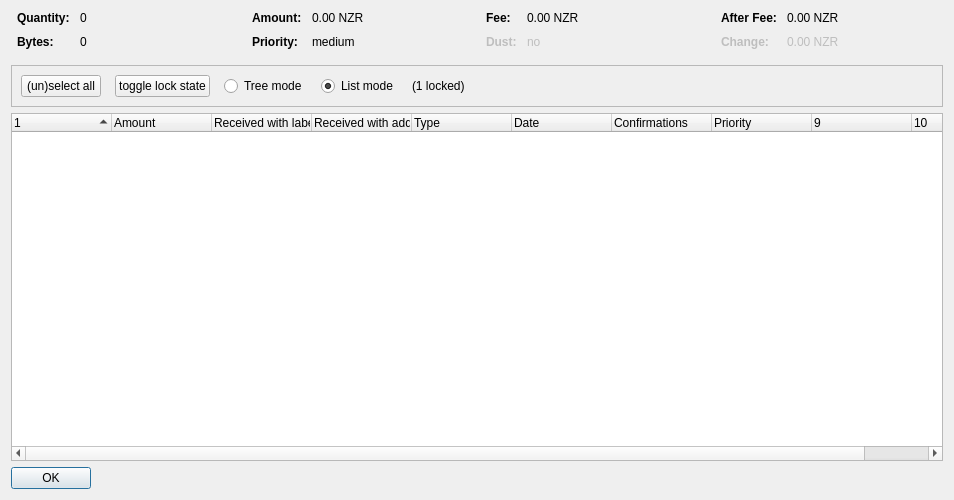
<?xml version="1.0" encoding="UTF-8"?>
<ui version="4.0">
 <class>CoinControlDialog</class>
 <widget class="QDialog" name="CoinControlDialog">
  <property name="geometry">
   <rect>
    <x>0</x>
    <y>0</y>
    <width>954</width>
    <height>500</height>
   </rect>
  </property>
  <property name="windowTitle">
   <string>Coin Selection</string>
  </property>
  <layout class="QVBoxLayout" name="verticalLayout">
   <item>
    <layout class="QHBoxLayout" name="horizontalLayoutTop" stretch="0,0,0,0">
     <property name="topMargin">
      <number>0</number>
     </property>
     <property name="bottomMargin">
      <number>10</number>
     </property>
     <item>
      <layout class="QFormLayout" name="formLayoutCoinControl1">
       <property name="horizontalSpacing">
        <number>10</number>
       </property>
       <property name="verticalSpacing">
        <number>10</number>
       </property>
       <property name="leftMargin">
        <number>6</number>
       </property>
       <property name="rightMargin">
        <number>6</number>
       </property>
       <item row="0" column="0">
        <widget class="QLabel" name="labelCoinControlQuantityText">
         <property name="font">
          <font>
           <weight>75</weight>
           <bold>true</bold>
          </font>
         </property>
         <property name="text">
          <string>Quantity:</string>
         </property>
        </widget>
       </item>
       <item row="0" column="1">
        <widget class="QLabel" name="labelCoinControlQuantity">
         <property name="cursor">
          <cursorShape>IBeamCursor</cursorShape>
         </property>
         <property name="contextMenuPolicy">
          <enum>Qt::ActionsContextMenu</enum>
         </property>
         <property name="text">
          <string notr="true">0</string>
         </property>
         <property name="textInteractionFlags">
          <set>Qt::LinksAccessibleByMouse|Qt::TextSelectableByKeyboard|Qt::TextSelectableByMouse</set>
         </property>
        </widget>
       </item>
       <item row="1" column="0">
        <widget class="QLabel" name="labelCoinControlBytesText">
         <property name="font">
          <font>
           <weight>75</weight>
           <bold>true</bold>
          </font>
         </property>
         <property name="text">
          <string>Bytes:</string>
         </property>
        </widget>
       </item>
       <item row="1" column="1">
        <widget class="QLabel" name="labelCoinControlBytes">
         <property name="cursor">
          <cursorShape>IBeamCursor</cursorShape>
         </property>
         <property name="contextMenuPolicy">
          <enum>Qt::ActionsContextMenu</enum>
         </property>
         <property name="text">
          <string notr="true">0</string>
         </property>
         <property name="textInteractionFlags">
          <set>Qt::LinksAccessibleByMouse|Qt::TextSelectableByKeyboard|Qt::TextSelectableByMouse</set>
         </property>
        </widget>
       </item>
      </layout>
     </item>
     <item>
      <layout class="QFormLayout" name="formLayoutCoinControl2">
       <property name="horizontalSpacing">
        <number>10</number>
       </property>
       <property name="verticalSpacing">
        <number>10</number>
       </property>
       <property name="leftMargin">
        <number>6</number>
       </property>
       <property name="rightMargin">
        <number>6</number>
       </property>
       <item row="0" column="0">
        <widget class="QLabel" name="labelCoinControlAmountText">
         <property name="font">
          <font>
           <weight>75</weight>
           <bold>true</bold>
          </font>
         </property>
         <property name="text">
          <string>Amount:</string>
         </property>
        </widget>
       </item>
       <item row="0" column="1">
        <widget class="QLabel" name="labelCoinControlAmount">
         <property name="cursor">
          <cursorShape>IBeamCursor</cursorShape>
         </property>
         <property name="contextMenuPolicy">
          <enum>Qt::ActionsContextMenu</enum>
         </property>
         <property name="text">
          <string notr="true">0.00 NZR</string>
         </property>
         <property name="textInteractionFlags">
          <set>Qt::LinksAccessibleByMouse|Qt::TextSelectableByKeyboard|Qt::TextSelectableByMouse</set>
         </property>
        </widget>
       </item>
       <item row="1" column="0">
        <widget class="QLabel" name="labelCoinControlPriorityText">
         <property name="font">
          <font>
           <weight>75</weight>
           <bold>true</bold>
          </font>
         </property>
         <property name="text">
          <string>Priority:</string>
         </property>
        </widget>
       </item>
       <item row="1" column="1">
        <widget class="QLabel" name="labelCoinControlPriority">
         <property name="cursor">
          <cursorShape>IBeamCursor</cursorShape>
         </property>
         <property name="contextMenuPolicy">
          <enum>Qt::ActionsContextMenu</enum>
         </property>
         <property name="text">
          <string>medium</string>
         </property>
         <property name="textInteractionFlags">
          <set>Qt::LinksAccessibleByMouse|Qt::TextSelectableByKeyboard|Qt::TextSelectableByMouse</set>
         </property>
        </widget>
       </item>
      </layout>
     </item>
     <item>
      <layout class="QFormLayout" name="formLayoutCoinControl3">
       <property name="horizontalSpacing">
        <number>10</number>
       </property>
       <property name="verticalSpacing">
        <number>10</number>
       </property>
       <property name="leftMargin">
        <number>6</number>
       </property>
       <property name="rightMargin">
        <number>6</number>
       </property>
       <item row="0" column="0">
        <widget class="QLabel" name="labelCoinControlFeeText">
         <property name="font">
          <font>
           <weight>75</weight>
           <bold>true</bold>
          </font>
         </property>
         <property name="text">
          <string>Fee:</string>
         </property>
        </widget>
       </item>
       <item row="0" column="1">
        <widget class="QLabel" name="labelCoinControlFee">
         <property name="cursor">
          <cursorShape>IBeamCursor</cursorShape>
         </property>
         <property name="contextMenuPolicy">
          <enum>Qt::ActionsContextMenu</enum>
         </property>
         <property name="text">
          <string notr="true">0.00 NZR</string>
         </property>
         <property name="textInteractionFlags">
          <set>Qt::LinksAccessibleByMouse|Qt::TextSelectableByKeyboard|Qt::TextSelectableByMouse</set>
         </property>
        </widget>
       </item>
       <item row="1" column="0">
        <widget class="QLabel" name="labelCoinControlLowOutputText">
         <property name="enabled">
          <bool>false</bool>
         </property>
         <property name="font">
          <font>
           <weight>75</weight>
           <bold>true</bold>
          </font>
         </property>
         <property name="text">
          <string>Dust:</string>
         </property>
        </widget>
       </item>
       <item row="1" column="1">
        <widget class="QLabel" name="labelCoinControlLowOutput">
         <property name="enabled">
          <bool>false</bool>
         </property>
         <property name="cursor">
          <cursorShape>IBeamCursor</cursorShape>
         </property>
         <property name="contextMenuPolicy">
          <enum>Qt::ActionsContextMenu</enum>
         </property>
         <property name="text">
          <string>no</string>
         </property>
         <property name="textInteractionFlags">
          <set>Qt::LinksAccessibleByMouse|Qt::TextSelectableByKeyboard|Qt::TextSelectableByMouse</set>
         </property>
        </widget>
       </item>
      </layout>
     </item>
     <item>
      <layout class="QFormLayout" name="formLayoutCoinControl4">
       <property name="horizontalSpacing">
        <number>10</number>
       </property>
       <property name="verticalSpacing">
        <number>10</number>
       </property>
       <property name="leftMargin">
        <number>6</number>
       </property>
       <property name="rightMargin">
        <number>6</number>
       </property>
       <item row="0" column="0">
        <widget class="QLabel" name="labelCoinControlAfterFeeText">
         <property name="font">
          <font>
           <weight>75</weight>
           <bold>true</bold>
          </font>
         </property>
         <property name="text">
          <string>After Fee:</string>
         </property>
        </widget>
       </item>
       <item row="0" column="1">
        <widget class="QLabel" name="labelCoinControlAfterFee">
         <property name="cursor">
          <cursorShape>IBeamCursor</cursorShape>
         </property>
         <property name="contextMenuPolicy">
          <enum>Qt::ActionsContextMenu</enum>
         </property>
         <property name="text">
          <string notr="true">0.00 NZR</string>
         </property>
         <property name="textInteractionFlags">
          <set>Qt::LinksAccessibleByMouse|Qt::TextSelectableByKeyboard|Qt::TextSelectableByMouse</set>
         </property>
        </widget>
       </item>
       <item row="1" column="0">
        <widget class="QLabel" name="labelCoinControlChangeText">
         <property name="enabled">
          <bool>false</bool>
         </property>
         <property name="font">
          <font>
           <weight>75</weight>
           <bold>true</bold>
          </font>
         </property>
         <property name="text">
          <string>Change:</string>
         </property>
        </widget>
       </item>
       <item row="1" column="1">
        <widget class="QLabel" name="labelCoinControlChange">
         <property name="enabled">
          <bool>false</bool>
         </property>
         <property name="cursor">
          <cursorShape>IBeamCursor</cursorShape>
         </property>
         <property name="contextMenuPolicy">
          <enum>Qt::ActionsContextMenu</enum>
         </property>
         <property name="text">
          <string notr="true">0.00 NZR</string>
         </property>
         <property name="textInteractionFlags">
          <set>Qt::LinksAccessibleByMouse|Qt::TextSelectableByKeyboard|Qt::TextSelectableByMouse</set>
         </property>
        </widget>
       </item>
      </layout>
     </item>
    </layout>
   </item>
   <item>
    <widget class="QFrame" name="frame">
     <property name="minimumSize">
      <size>
       <width>0</width>
       <height>40</height>
      </size>
     </property>
     <property name="frameShape">
      <enum>QFrame::StyledPanel</enum>
     </property>
     <property name="frameShadow">
      <enum>QFrame::Sunken</enum>
     </property>
     <layout class="QHBoxLayout" name="horizontalLayout">
      <item>
       <layout class="QHBoxLayout" name="horizontalLayoutPanel" stretch="0,0,0,0,0,0">
        <property name="spacing">
         <number>14</number>
        </property>
        <item>
         <widget class="QPushButton" name="pushButtonSelectAll">
          <property name="sizePolicy">
           <sizepolicy hsizetype="Maximum" vsizetype="Fixed">
            <horstretch>0</horstretch>
            <verstretch>0</verstretch>
           </sizepolicy>
          </property>
          <property name="text">
           <string>(un)select all</string>
          </property>
          <property name="autoDefault">
           <bool>false</bool>
          </property>
         </widget>
        </item>
        <item>
         <widget class="QPushButton" name="pushButtonToggleLock">
          <property name="sizePolicy">
           <sizepolicy hsizetype="Maximum" vsizetype="Fixed">
            <horstretch>0</horstretch>
            <verstretch>0</verstretch>
           </sizepolicy>
          </property>
          <property name="text">
           <string>toggle lock state</string>
          </property>
          <property name="autoDefault">
           <bool>false</bool>
          </property>
         </widget>
        </item>
        <item>
         <widget class="QRadioButton" name="radioTreeMode">
          <property name="sizePolicy">
           <sizepolicy hsizetype="Maximum" vsizetype="Fixed">
            <horstretch>0</horstretch>
            <verstretch>0</verstretch>
           </sizepolicy>
          </property>
          <property name="text">
           <string>Tree mode</string>
          </property>
         </widget>
        </item>
        <item>
         <widget class="QRadioButton" name="radioListMode">
          <property name="sizePolicy">
           <sizepolicy hsizetype="Maximum" vsizetype="Fixed">
            <horstretch>0</horstretch>
            <verstretch>0</verstretch>
           </sizepolicy>
          </property>
          <property name="text">
           <string>List mode</string>
          </property>
          <property name="checked">
           <bool>true</bool>
          </property>
         </widget>
        </item>
        <item>
         <widget class="QLabel" name="labelLocked">
          <property name="text">
           <string>(1 locked)</string>
          </property>
         </widget>
        </item>
        <item>
         <spacer name="horizontalSpacer">
          <property name="orientation">
           <enum>Qt::Horizontal</enum>
          </property>
          <property name="sizeHint" stdset="0">
           <size>
            <width>40</width>
            <height>20</height>
           </size>
          </property>
         </spacer>
        </item>
       </layout>
      </item>
     </layout>
    </widget>
   </item>
   <item>
    <widget class="CoinControlTreeWidget" name="treeWidget">
     <property name="contextMenuPolicy">
      <enum>Qt::CustomContextMenu</enum>
     </property>
     <property name="sortingEnabled">
      <bool>false</bool>
     </property>
     <property name="columnCount">
      <number>10</number>
     </property>
     <attribute name="headerShowSortIndicator" stdset="0">
      <bool>true</bool>
     </attribute>
     <attribute name="headerStretchLastSection">
      <bool>false</bool>
     </attribute>
     <column>
      <property name="text">
       <string/>
      </property>
     </column>
     <column>
      <property name="text">
       <string>Amount</string>
      </property>
     </column>
     <column>
      <property name="text">
       <string>Received with label</string>
      </property>
     </column>
     <column>
      <property name="text">
       <string>Received with address</string>
      </property>
     </column>
     <column>
      <property name="text">
       <string>Type</string>
      </property>
     </column>
     <column>
      <property name="text">
       <string>Date</string>
      </property>
     </column>
     <column>
      <property name="text">
       <string>Confirmations</string>
      </property>
      <property name="toolTip">
       <string>Confirmed</string>
      </property>
     </column>
     <column>
      <property name="text">
       <string>Priority</string>
      </property>
     </column>
     <column>
      <property name="text">
       <string/>
      </property>
     </column>
     <column>
      <property name="text">
       <string/>
      </property>
     </column>
    </widget>
   </item>
   <item>
    <widget class="QDialogButtonBox" name="buttonBox">
     <property name="sizePolicy">
      <sizepolicy hsizetype="Maximum" vsizetype="Fixed">
       <horstretch>0</horstretch>
       <verstretch>0</verstretch>
      </sizepolicy>
     </property>
     <property name="orientation">
      <enum>Qt::Horizontal</enum>
     </property>
     <property name="standardButtons">
      <set>QDialogButtonBox::Ok</set>
     </property>
    </widget>
   </item>
  </layout>
 </widget>
 <customwidgets>
  <customwidget>
   <class>CoinControlTreeWidget</class>
   <extends>QTreeWidget</extends>
   <header>coincontroltreewidget.h</header>
  </customwidget>
 </customwidgets>
 <resources/>
 <connections/>
</ui>
